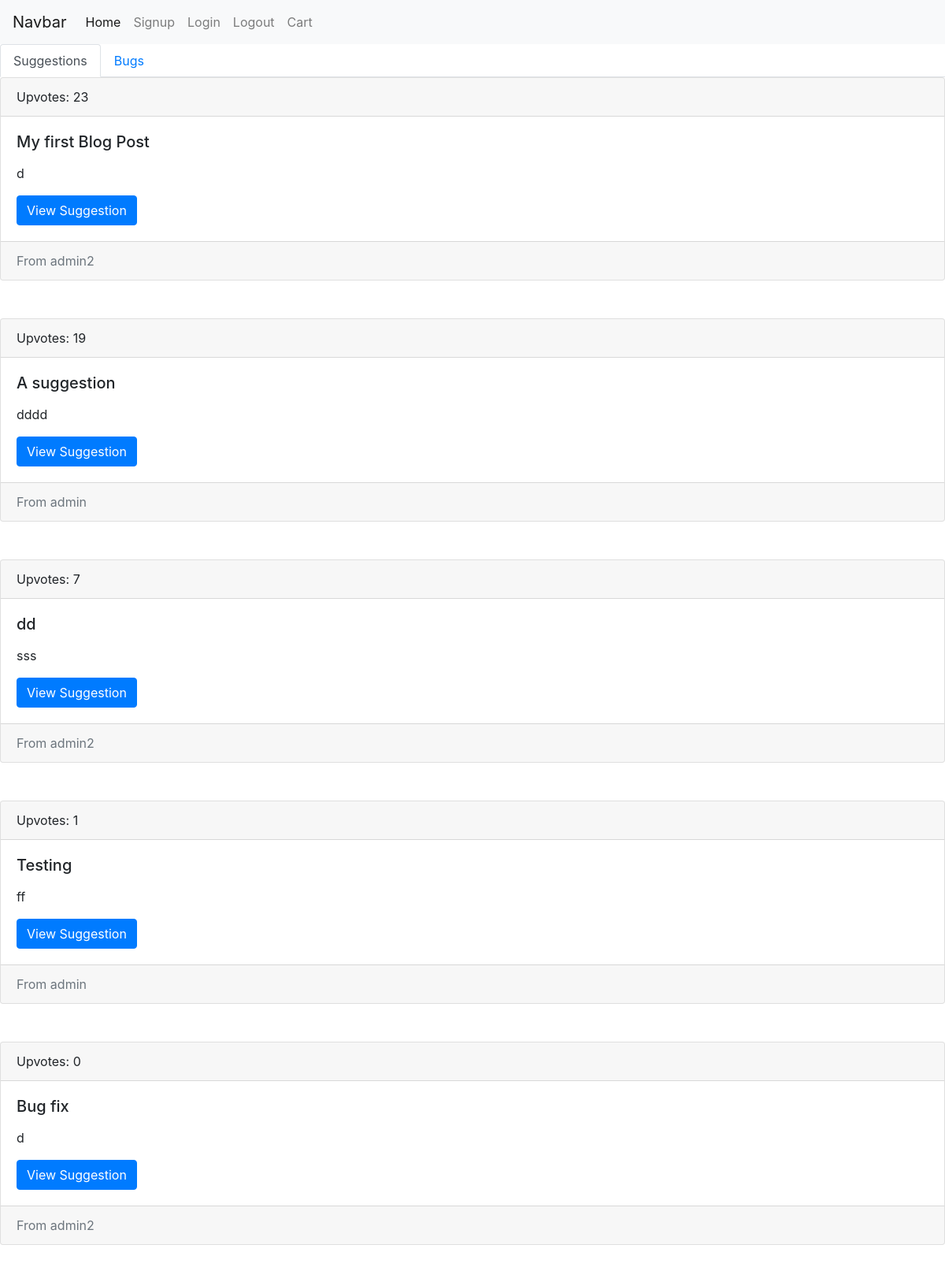
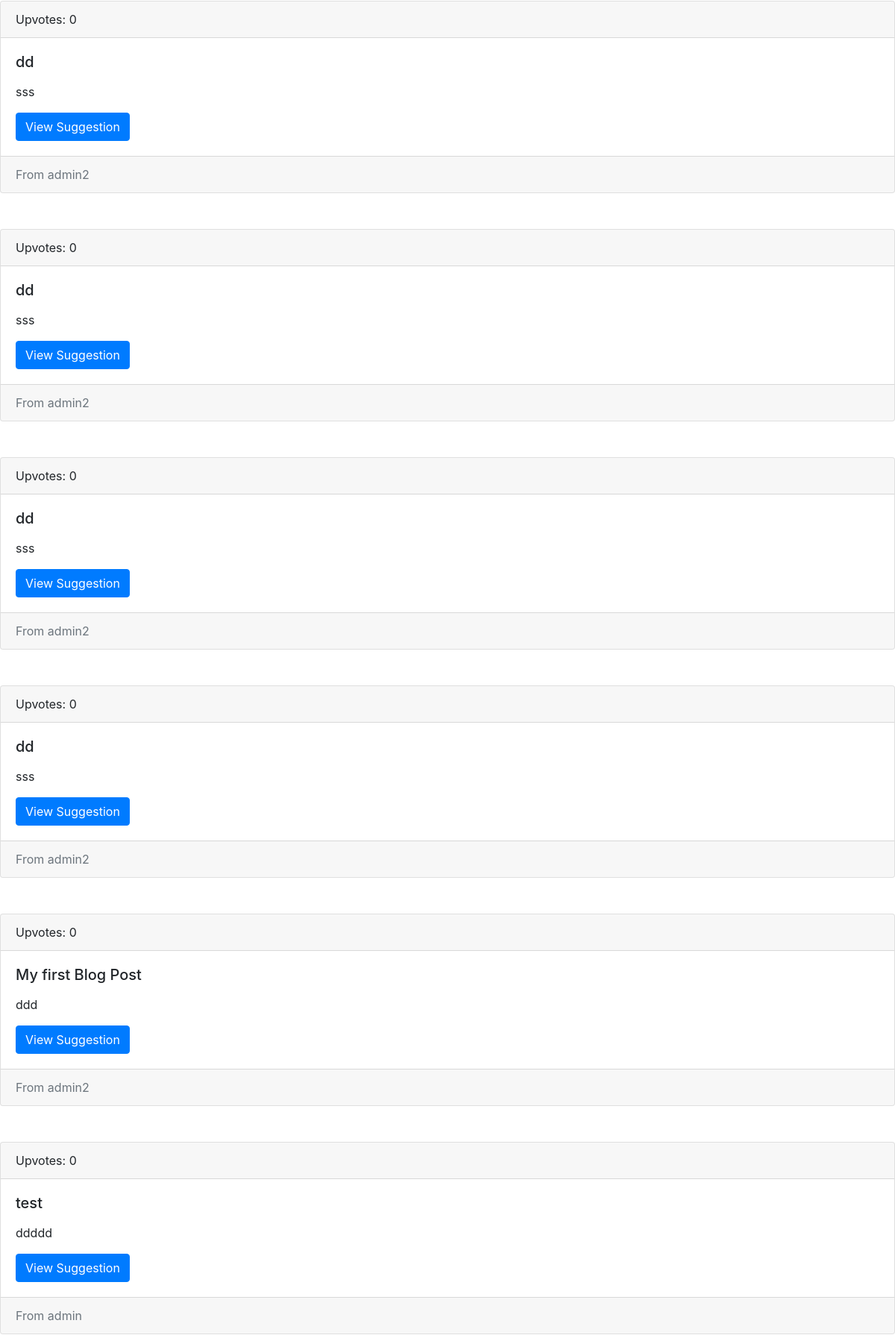
The page / (upper part) on the database its author committed (2 pictures, top to bottom).
### usersuggestions/models.py (models this page shows, shortened)
class Suggestion(models.Model):
    suggestion_choices = ((True, 'Feature'), (False, 'Bug Fix'))
    is_suggestion = models.BooleanField(blank=False, default=False, choices=suggestion_choices)
    user = models.ForeignKey(User, null=False, on_delete=models.PROTECT)
    title = models.CharField(max_length=200, blank=False)
    details = RichTextUploadingField()
    date_time = models.DateTimeField(auto_now_add=True)

### accounts/models.py (models this page shows)
class User(AbstractUser):
    USERNAME_FIELD = "email"
    email = models.EmailField(('email address'), blank=False, unique=True)
    REQUIRED_FIELDS = []
    def __str__(self):
        return self.username

### usersuggestions/views.py (the view)
# urls.py: url(r'^$', render_home, name='home'),
def render_home(request):
    suggestions = return_all_suggestions()
    bugs = return_all_bugs()
    return render(request, "home.html", {"suggestions": suggestions, "bugs": bugs})

### market/cart.py (called while the page is built)
    def __len__(self):
        return sum(item['quantity'] for item in self.cart.values())

### market/contexts.py (called while the page is built)
def cart(request):
    return {'cart': Cart(request)}

### usersuggestions/helpers.py (called while the page is built)
def return_all_suggestions():
    return Suggestion.objects.filter(is_suggestion=True).annotate(upvotes=Count("upvote")).order_by("-upvotes")

def return_all_bugs():
    return Suggestion.objects.filter(is_suggestion=False).annotate(upvotes=Count("upvote")).order_by("-upvotes")

### usersuggestions/templates/home.html (shortened to what this page needs)
{% extends 'base.html' %}
{% block content %}
<ul class="nav nav-tabs" id="myTab" role="tablist">
  <li class="nav-item">
    <a class="nav-link active" id="suggestions-tab" data-toggle="tab" href="#suggestions" role="tab" aria-controls="suggestions" aria-selected="true">Suggestions</a>
  </li>
  <li class="nav-item">
    <a class="nav-link" id="bugs-tab" data-toggle="tab" href="#bugs" role="tab" aria-controls="bugs" aria-selected="false">Bugs</a>
  </li>
</ul>
<div class="tab-content" id="myTabContent">
  <div class="tab-pane fade show active" id="suggestions" role="tabpanel" aria-labelledby="suggestions-tab">
{% for suggestion in suggestions %}
<div class="card">
  <div class="card-header">
    Upvotes: {{ suggestion.upvotes }}
  </div>
  <div class="card-body">
    <h5 class="card-title">{{ suggestion.title }}</h5>
    <p class="card-text">{{ suggestion.details|safe }}</p>
    <a href="{% url 'view_suggestion' suggestion.id %}" class="btn btn-primary">View Suggestion</a>
  </div>
    <div class="card-footer text-muted">
    From {{ suggestion.user }}
  </div>
</div>
<br><br>
{% endfor %}
      </div>
</div>
{% endblock %}

### templates/base.html (shortened to what this page needs)
<!DOCTYPE html>
<html lang="en">
<head>
    <link rel="stylesheet" href="https://maxcdn.bootstrapcdn.com/bootstrap/4.0.0/css/bootstrap.min.css">
</head>
<header>
    <nav class="navbar navbar-expand-lg navbar-light bg-light">
  <a class="navbar-brand" href="#">Navbar</a>
  <div class="collapse navbar-collapse" id="navbarSupportedContent">
    <ul class="navbar-nav mr-auto">
      <li class="nav-item active">
        <a class="nav-link" href="{% url 'home' %}">Home <span class="sr-only">(current)</span></a>
      </li>
      <li class="nav-item">
        <a class="nav-link" href="{% url 'signup' %}">Signup</a>
      </li>
       <li class="nav-item">
        <a class="nav-link" href="{% url 'login' %}">Login</a>
      </li>
       <li class="nav-item">
        <a class="nav-link" href="{% url 'logout' %}">Logout</a>
      </li>
         <li class="nav-item">
        <a class="nav-link" href="{% url 'view_cart' %}">Cart </a>
      </li>
  </div>
</nav>
</header>
<body>
    {% block content %}{% endblock %}
</body>
</html>

### rows shown on the page
Suggestion: upvotes "23", title "My first Blog Post", details "d", user "admin2"
Suggestion: upvotes "19", title "A suggestion", details "dddd", user "admin"
Suggestion: upvotes "7", title "dd", details "sss", user "admin2"
Suggestion: upvotes "1", title "Testing", details "ff", user "admin"
Suggestion: upvotes "0", title "Bug fix", details "d", user "admin2"
Suggestion: upvotes "0", title "dd", details "sss", user "admin2"
Suggestion: upvotes "0", title "dd", details "sss", user "admin2"
Suggestion: upvotes "0", title "dd", details "sss", user "admin2"
Suggestion: upvotes "0", title "dd", details "sss", user "admin2"
Suggestion: upvotes "0", title "My first Blog Post", details "ddd", user "admin2"
Suggestion: upvotes "0", title "test", details "ddddd", user "admin"
